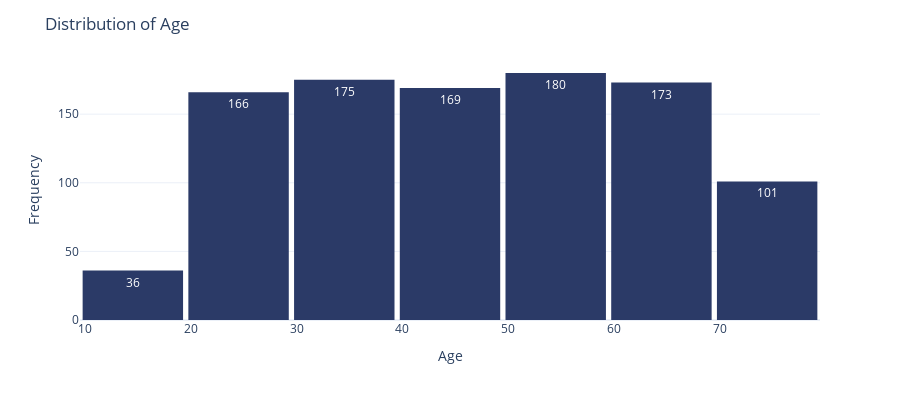

The cell this chart's notebook holds for it:
### Code cell
# Distribution of the Age Column

fig = px.histogram(copiah_df, 
                   x='Age', 
                   nbins=7, 
                   color_discrete_sequence=['#2B3A67'],
                   text_auto=True
                   )

fig.update_layout(
    title='Distribution of Age',
    xaxis_title='Age',
    yaxis_title='Frequency',
    bargap=0.05,  
    template='plotly_white', 
    width=900,  
    height=400,
)

fig.show()

### Figure 1 — Plotly figure (JSON) as saved in the notebook; plotly's stock layout.template omitted (floating-point values rounded to 4 significant figures; data arrays with more than 128 entries replaced by an {"elided": "..."} marker saying what was removed)
{"data": [{"bingroup": "x", "hovertemplate": "Age=%{x}<br>count=%{y}<extra></extra>", "legendgroup": "", "marker": {"color": "#2B3A67", "pattern": {"shape": ""}}, "name": "", "nbinsx": 7, "orientation": "v", "showlegend": false, "texttemplate": "%{value}", "type": "histogram", "x": {"elided": "1000 int values"}, "xaxis": "x", "yaxis": "y"}], "layout": {"bargap": 0.05, "barmode": "relative", "height": 400, "legend": {"tracegroupgap": 0}, "margin": {"t": 60}, "title": {"text": "Distribution of Age"}, "width": 900, "xaxis": {"anchor": "y", "domain": [0, 1], "title": {"text": "Age"}}, "yaxis": {"anchor": "x", "domain": [0, 1], "title": {"text": "Frequency"}}}}
